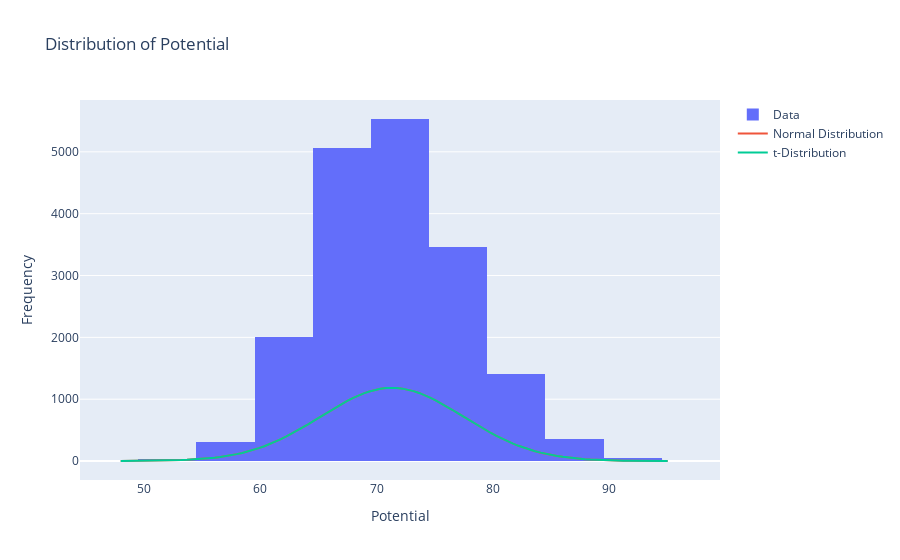

Notebook code cell kept with this figure:
### Markdown cell above
## 3. Difference between normal and t-distribution explain it using 'potential' column.

### Code cell
# Extract the 'Potential' column data
potential_column = 'Potential'
potential_data = df[potential_column]

# Check the sample size (number of data points in 'Potential' column)
sample_size = len(potential_data)

# Perform Shapiro-Wilk Test for Normality
shapiro_statistic, shapiro_p_value = stats.shapiro(potential_data)

# Set the significance level (alpha)
alpha = 0.05

# Check the p-value to determine the distribution type
if shapiro_p_value > alpha:
    distribution_type = 'normal'
else:
    distribution_type = 't'

# Create the histogram for the 'Potential' column using plotly
fig = go.Figure()

fig.add_trace(go.Histogram(x=potential_data, nbinsx=20, name='Data'))

# Generate data points for the normal distribution curve
x = np.linspace(potential_data.min(), potential_data.max(), 100)
mean_potential = potential_data.mean()
std_potential = potential_data.std()
y_normal = stats.norm.pdf(x, loc=mean_potential, scale=std_potential) * sample_size

# Add the normal distribution curve to the plot
fig.add_trace(go.Scatter(x=x, y=y_normal, mode='lines', name='Normal Distribution'))

# Generate data points for the t-distribution curve
df_t = sample_size - 1
y_t = stats.t.pdf(x, df=df_t, loc=mean_potential, scale=std_potential) * sample_size

# Add the t-distribution curve to the plot
fig.add_trace(go.Scatter(x=x, y=y_t, mode='lines', name='t-Distribution'))

fig.update_layout(
    title='Distribution of Potential',
    xaxis_title=potential_column,
    yaxis_title='Frequency',
)

fig.show()
